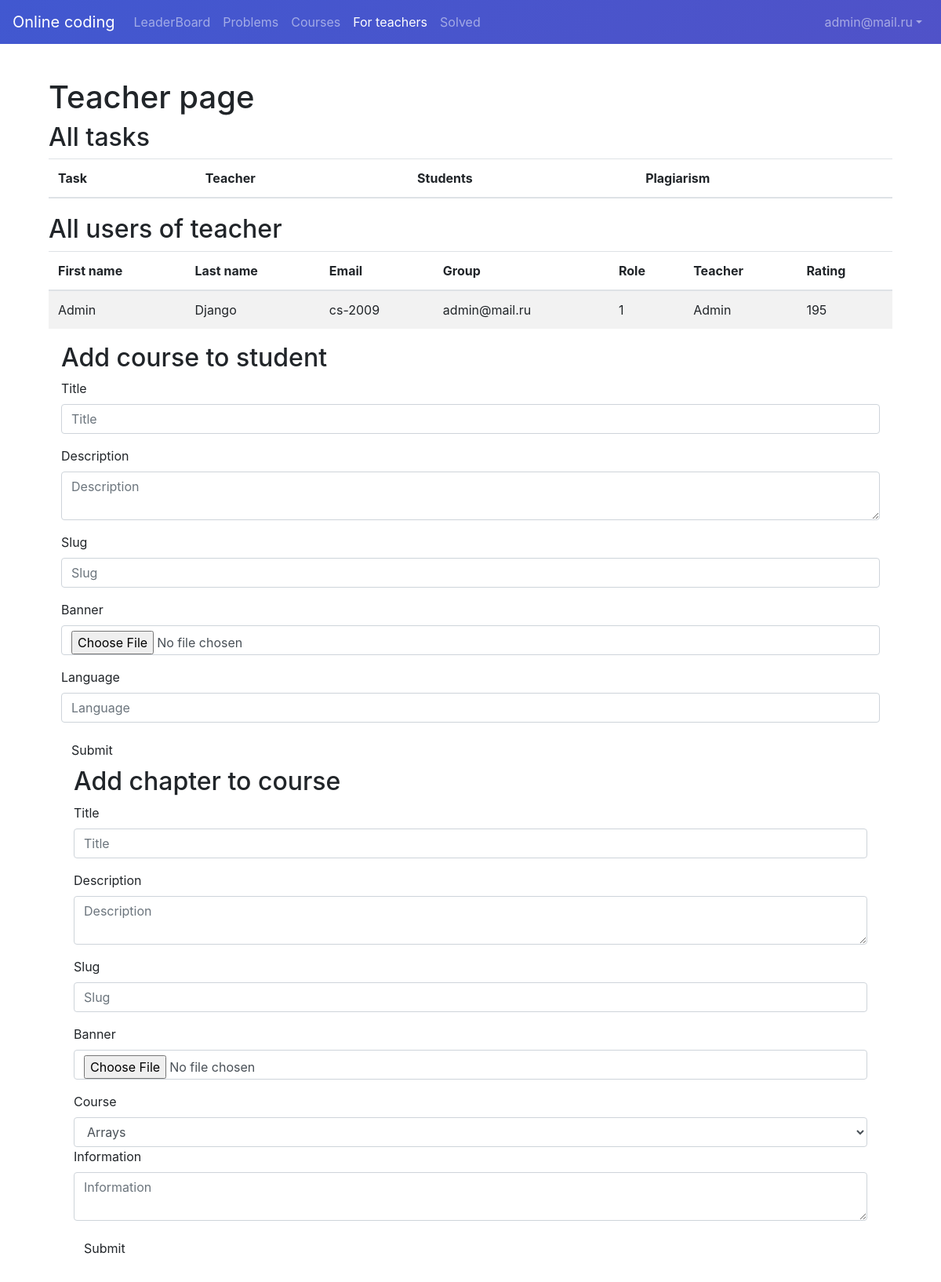
/teacher (signed in), run on the app's committed database.
### user/models.py (models this page shows, shortened)
class User(AbstractBaseUser, PermissionsMixin):
    id = models.UUIDField(primary_key=True, default=uuid.uuid4, editable=False)
    first_name = models.CharField(max_length=32)
    surname = models.CharField(max_length=32)
    group = models.CharField(max_length=32)
    role = models.IntegerField(choices=ROLE_CHOICES, default=0)
    is_active = models.BooleanField(default=True)
    is_staff = models.BooleanField(default=False)
    email = models.EmailField(max_length=255, unique=True)
    rating = models.IntegerField(default=0)
    objects = UserManager()
    USERNAME_FIELD = 'email'

class Student(models.Model):
    user = models.OneToOneField(User, on_delete=models.CASCADE, primary_key=True)
    rating = models.IntegerField(default=0)
    teacher = models.ForeignKey('Teacher', on_delete=models.CASCADE, null=True)

class Teacher(models.Model):
    user = models.OneToOneField(User, on_delete=models.CASCADE, primary_key=True)
    rating = models.IntegerField(default=0)
    uniquenumber = models.CharField(max_length=32, unique=True)

### api/views.py (the view, shortened to what this page needs)
# urls.py: path('teacher', teacher, name='teacher'),
def teacher(request):
    if request.user.is_authenticated:
        if request.method == 'GET' and Teacher.objects.all().filter(user=request.user).exists():
            form = CourseForm()
            coursesOfTeacher = Course.objects.all().filter(author=request.user)
            teacher = Teacher.objects.all().filter(user=request.user).first()
            users_of_teachers = Student.objects.all().filter(teacher=teacher)
            plagiarism_tasks_solution = ProgrammingTaskSolution.objects.all().filter(task__teacher=teacher,
                                                                                     isplagiarized=True)
            return render(request, 'onlineCoding/teachers.html',
                          {'teacher': teacher, 'plagiarism_tasks': plagiarism_tasks_solution,
                           'users_of_teachers': users_of_teachers, 'form': form, 'courses': coursesOfTeacher})
    return redirect('login')

### api/serializers.py
class CourseForm(forms.Form):
    title = forms.CharField(max_length=100)
    description = forms.TextInput()
    slug = forms.SlugField(max_length=100)
    banner = forms.ImageField()
    class Meta:
        model = Course
        fields = ('title', 'description', 'slug', 'banner')
        extra_kwargs = {'author': {'read_only': True}}

### templates/onlineCoding/teachers.html (shortened to what this page needs)
{% extends 'onlineCoding/base.html' %}
{% block content %}
    <link rel="stylesheet" href="https://cdn.datatables.net/1.12.0/css/jquery.dataTables.min.css">
    <div class="container">
        <h1>Teacher page</h1>
        <h2>All tasks</h2>
        <div class="row">
            <div class="col-md-12">
                <table class="table table-striped">
                    <thead>
                    <tr>
                        <th>Task</th>
                        <th>Teacher</th>
                        <th>Students</th>
                        <th>Plagiarism</th>
                    </tr>
                    </thead>
                </table>
            </div>
        </div>
    </div>
    <div class="container">
    <h2>All users of teacher</h2>
    <div class="row">
        <div class="col-md-12">
            <table class="table table-striped">
                <thead>
                <tr>
                    <th>First name</th>
                    <th>Last name</th>
                    <th>Email</th>
                    <th>Group</th>
                    <th>Role</th>
                    <th>Teacher</th>
                    <th>Rating</th>
                </tr>
                </thead>
                <tbody>
                {% for user in users_of_teachers %}
                    <tr>
                        <td>{{ user.user.first_name }}</td>
                        <td>{{ user.user.surname }}</td>
                        <td>{{ user.user.group }}</td>
                        <td>{{ user.user.email }}</td>
                        <td>{{ user.user.role }}</td>
                        <td>{{ teacher.user.first_name }}</td>
                        <td>{{ user.rating }}</td>
                    </tr>
                {% endfor %}
                </tbody>
            </table>
        </div>
    </div>
    <div class="container">
    <h2>Add course to student</h2>
    <div class="row">
        <div class="col-md-12">
            <form method="post" enctype="multipart/form-data">
                <form method="post" enctype="multipart/form-data">
                    <div class="form-group">
                        <label for="title">Title</label>
                        <input type="text" class="form-control" id="title" name="title" placeholder="Title">
                    </div>
                    <div class="form-group">
                        <label for="description">Description</label>
                        <textarea class="form-control" id="description" name="description"
                                  placeholder="Description"></textarea>
                    </div>
                    <div class="form-group">
                        <label for="slug">Slug</label>
                        <input type="text" class="form-control" id="slug" name="slug" placeholder="Slug">
                    </div>
                    <div class="form-group">
                        <label for="banner">Banner</label>
                        <input type="file" class="form-control" id="banner" name="banner" placeholder="Banner">
                    </div>
                    <div class="form-group">
                        <label for="language">Language</label>
                        <input type="text" class="form-control" id="language" name="language" placeholder="Language">
                    </div>
                    <button type="submit" name="add_course" class="btn btn-default">Submit</button>
                </form>
        </div>
    </div>
    <div class="container">
    <h2>Add chapter to course</h2>
    <div class="row">
    <div class="col-md-12">
        <form method="post" enctype="multipart/form-data">
            <form method="post" enctype="multipart/form-data">
                <div class="form-group">
                    <label for="title">Title</label>
                    <input type="text" class="form-control" id="title" name="title" placeholder="Title">
                </div>
                <div class="form-group">
                    <label for="description">Description</label>
                    <textarea class="form-control" id="description" name="description"
                              placeholder="Description"></textarea>
                </div>
                <div class="form-group">
                    <label for="slug">Slug</label>
                    <input type="text" class="form-control" id="slug" name="slug" placeholder="Slug">
                </div>
                <div class="form-group">
                    <label for="banner">Banner</label>
                    <input type="file" class="form-control" id="banner" name="banner" placeholder="Banner">
                </div>
                <div class="form-group">
                    <label for="course">Course</label>
                    <select class="form-control" id="course" name="course">
                        {% for course in courses %}
                            <option value="{{ course.id }}">{{ course.title }}</option>
                        {% endfor %}
                    </select>
                    <div class="form-group">
                        <label for="information">Information</label>
                        <textarea class="form-control" id="information" name="information"
                                  placeholder="Information"></textarea>
                    </div>
                    <button type="submit" name="add_chapter" class="btn btn-default">Submit</button>
            </form>
    </div>
{% endblock %}

### templates/onlineCoding/base.html (shortened to what this page needs)
<!DOCTYPE html>
<html lang="en">
<head>
    {% load static %}
    <link rel="stylesheet" href="https://cdn.jsdelivr.net/npm/bootstrap@4.6.1/dist/css/bootstrap.min.css"
>
    <link rel="stylesheet" href="{% static 'onlineCoding/css/style.css' %}">
</head>
<body>
<nav class="navbar navbar-expand-md fixed-top navbar-dark bg-purple-gradient">
    <a class="navbar-brand" href="#">Online coding</a>
    {% with request.resolver_match.url_name as url_name %}
        <div class="navbar-collapse offcanvas-collapse" id="navbarsExampleDefault">
            <ul class="navbar-nav mr-auto">
                <li class="nav-item {% if url_name == 'leaderboard' %} active {% endif %}">
                    <a class="nav-link" href="/leaderboard">LeaderBoard <span class="sr-only">(current)</span></a>
                </li>
                <li class="nav-item {% if url_name == 'problems' %} active {% endif %}">
                    <a class="nav-link" href="/problems">Problems</a>
                </li>
                <li class="nav-item {% if url_name == 'courses' %} active {% endif %}">
                    <a class="nav-link" href="/courses">Courses</a>
                </li>
                <li class="nav-item {% if url_name == 'teacher' %} active {% endif %}">
                    <a class="nav-link" href="/teacher">For teachers</a>
                </li>
                <li class="nav-item {% if url_name == 'solved' %} active {% endif %}">
                    <a class="nav-link" href="/solved">Solved</a>
                </li>
            </ul>
            <ul class="navbar-nav">
                {% if request.user.is_authenticated %}
                    <li class="nav-item dropdown {% if url_name == 'profile' %} active {% endif %}">
                        <a class="nav-link dropdown-toggle" href="#" id="dropdown01" data-toggle="dropdown"
                           aria-haspopup="true" aria-expanded="false">{{ request.user }}</a>
                    </li>
                {% else %}
                    <li class="nav-item">
                        <span><a class="nav-link" href="/login">Login</a></span>
                    </li>
                {% endif %}
            </ul>
        </div>
    {% endwith %}
</nav>
    <br>
    <br>
    <br>
    <br>
<main role="main" class="container">
    {% block content %}
    {% endblock %}
</main>
</body>
</html>

### static/onlineCoding/css/style.css (style rules this page uses)
.bg-purple-gradient { background-color: #4158D0; background-image: linear-gradient(135deg, #4158D0 0%, #5052c8 100%); }
body, html { height: auto; }
.container { padding: 2px 16px; }

### data on the page
User: user "admin@mail.ru"
Student: user.first_name "Admin", user.surname "Django", user.group "cs-2009", user.email "admin@mail.ru", user.role "1", rating "195"
Teacher: user.first_name "Admin"

### other printed values
form field course "Arrays"
